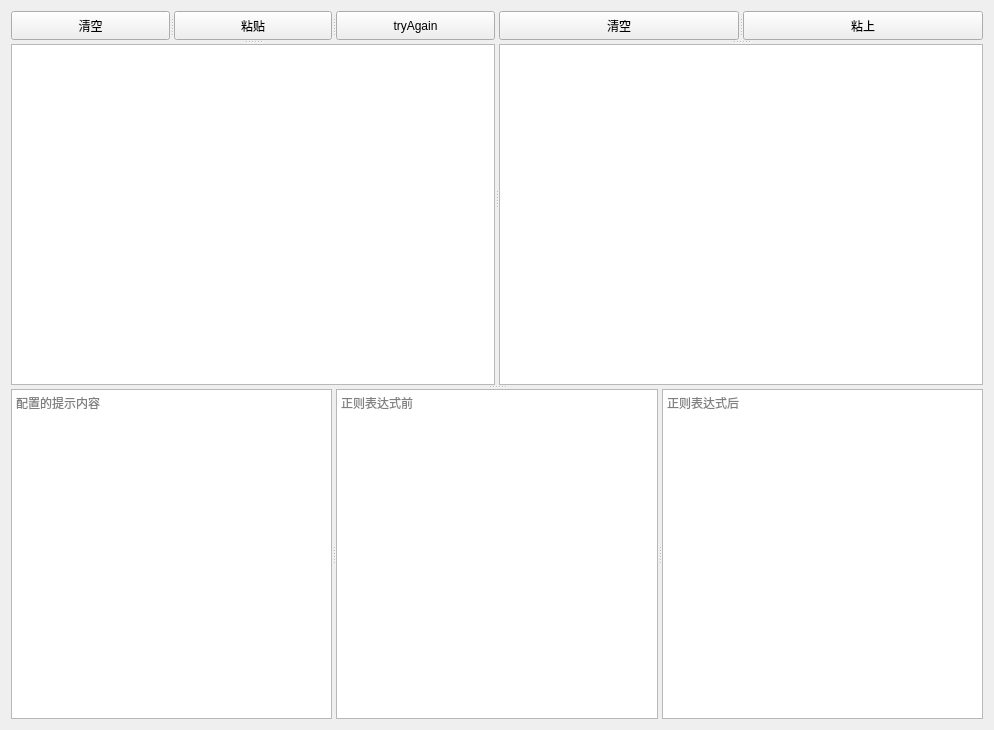
<?xml version="1.0" encoding="UTF-8"?>
<ui version="4.0">
 <class>FormCenter</class>
 <widget class="QWidget" name="FormCenter">
  <property name="geometry">
   <rect>
    <x>0</x>
    <y>0</y>
    <width>994</width>
    <height>730</height>
   </rect>
  </property>
  <property name="windowTitle">
   <string>Form</string>
  </property>
  <layout class="QGridLayout" name="gridLayout">
   <item row="0" column="0">
    <widget class="QSplitter" name="splitter_10">
     <property name="orientation">
      <enum>Qt::Vertical</enum>
     </property>
     <widget class="QSplitter" name="splitter_9">
      <property name="orientation">
       <enum>Qt::Horizontal</enum>
      </property>
      <widget class="QSplitter" name="splitter_3">
       <property name="orientation">
        <enum>Qt::Vertical</enum>
       </property>
       <widget class="QSplitter" name="splitter">
        <property name="orientation">
         <enum>Qt::Horizontal</enum>
        </property>
        <widget class="QSplitter" name="splitter_7">
         <property name="orientation">
          <enum>Qt::Horizontal</enum>
         </property>
         <widget class="QSplitter" name="splitter_8">
          <property name="orientation">
           <enum>Qt::Horizontal</enum>
          </property>
          <widget class="QPushButton" name="pushButton_left_clear">
           <property name="maximumSize">
            <size>
             <width>16777215</width>
             <height>29</height>
            </size>
           </property>
           <property name="text">
            <string>清空</string>
           </property>
          </widget>
          <widget class="QPushButton" name="pushButton_left_paste">
           <property name="maximumSize">
            <size>
             <width>16777215</width>
             <height>29</height>
            </size>
           </property>
           <property name="text">
            <string>粘贴</string>
           </property>
          </widget>
          <widget class="QPushButton" name="pushButton_tryagain">
           <property name="maximumSize">
            <size>
             <width>16777215</width>
             <height>29</height>
            </size>
           </property>
           <property name="text">
            <string>tryAgain</string>
           </property>
          </widget>
         </widget>
        </widget>
       </widget>
       <widget class="QTextEdit" name="textEdit">
        <property name="html">
         <string>&lt;!DOCTYPE HTML PUBLIC &quot;-//W3C//DTD HTML 4.0//EN&quot; &quot;http://www.w3.org/TR/REC-html40/strict.dtd&quot;&gt;
&lt;html&gt;&lt;head&gt;&lt;meta name=&quot;qrichtext&quot; content=&quot;1&quot; /&gt;&lt;style type=&quot;text/css&quot;&gt;
p, li { white-space: pre-wrap; }
&lt;/style&gt;&lt;/head&gt;&lt;body style=&quot; font-family:'SimSun'; font-size:9pt; font-weight:400; font-style:normal;&quot;&gt;
&lt;p style=&quot;-qt-paragraph-type:empty; margin-top:0px; margin-bottom:0px; margin-left:0px; margin-right:0px; -qt-block-indent:0; text-indent:0px;&quot;&gt;&lt;br /&gt;&lt;/p&gt;&lt;/body&gt;&lt;/html&gt;</string>
        </property>
        <property name="acceptRichText">
         <bool>false</bool>
        </property>
       </widget>
      </widget>
      <widget class="QSplitter" name="splitter_6">
       <property name="orientation">
        <enum>Qt::Vertical</enum>
       </property>
       <widget class="QSplitter" name="splitter_4">
        <property name="orientation">
         <enum>Qt::Horizontal</enum>
        </property>
        <widget class="QPushButton" name="pushButton_right_clear">
         <property name="maximumSize">
          <size>
           <width>16777215</width>
           <height>29</height>
          </size>
         </property>
         <property name="text">
          <string>清空</string>
         </property>
        </widget>
        <widget class="QPushButton" name="pushButton_right_copy">
         <property name="maximumSize">
          <size>
           <width>16777215</width>
           <height>29</height>
          </size>
         </property>
         <property name="text">
          <string>粘上</string>
         </property>
        </widget>
       </widget>
       <widget class="QTextBrowser" name="textBrowser"/>
      </widget>
     </widget>
     <widget class="QSplitter" name="splitter_2">
      <property name="orientation">
       <enum>Qt::Horizontal</enum>
      </property>
      <widget class="QTextEdit" name="textEdit_cfgTips">
       <property name="placeholderText">
        <string>配置的提示内容</string>
       </property>
      </widget>
      <widget class="QTextEdit" name="textEdit_cfgBefore">
       <property name="placeholderText">
        <string>正则表达式前</string>
       </property>
      </widget>
      <widget class="QTextEdit" name="textEdit_cfgAfter">
       <property name="placeholderText">
        <string>正则表达式后</string>
       </property>
      </widget>
     </widget>
    </widget>
   </item>
  </layout>
 </widget>
 <resources/>
 <connections/>
</ui>
